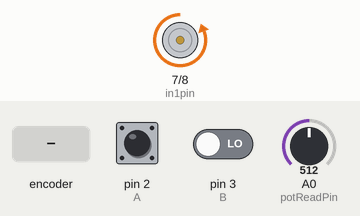
This sketch was run on a simulated Arduino Uno, built with avr-gcc and run on an emulated ATmega328P. On the bench: motor-driver pin pairs drawn as motors (green arrow = first pin HIGH = forward, orange = second pin HIGH = backward, longer = more drive, scaled by the enable pin). The inputs (shaded band) are chosen by the test bench; at power-on: A0 (potReadPin) = 512, pin 2 (A) HIGH, pin 3 (B) LOW.

Above: at 1.2 s.
1.3 s: A0 (potReadPin) set to 306
At 2.5 s:
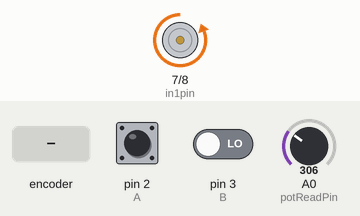
2.8 s: A0 (potReadPin) set to 286
At 3.5 s:
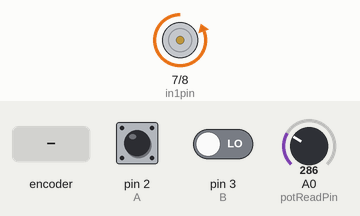
4.3 s: A0 (potReadPin) set to 122
At 4.9 s:
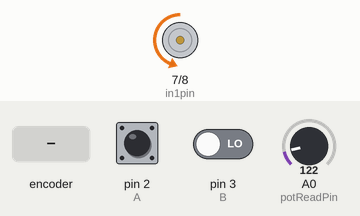
5.8 s: rotary encoder on pin 2 (A) / pin 3 (B) turned 3 steps (first pin leading)
7.9 s: rotary encoder on pin 2 (A) / pin 3 (B) turned 1 step (first pin leading)
At 9.1 s:
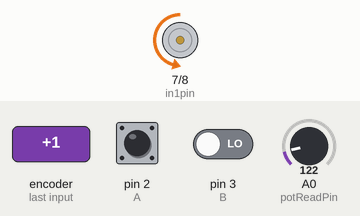
9.6 s: A0 (potReadPin) set to 511
At 10.1 s:
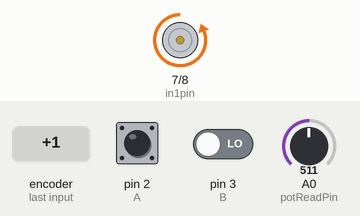
Timing chart, 0 to 12.1 s (numbered marks = the images above; inputs shaded):
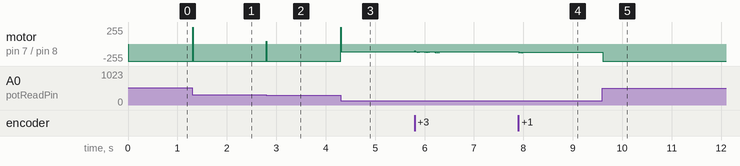

The sketch:

RSA_Lab8_Prelab.ino
```cpp
/* Prelab 08 - Servomotor Position Control
   written by Zooey He and Randall Elkind
   11.06.2019

   The purpose of this program is to track the motor position,
   and use a proportionality constant to move the motor to the
   desired position.
*/


// Declaring Important Pins
const byte A = 2;  //initialize low interrupt pin
const byte B = 3;  //initialize high interrupt pin
const byte enPWMpin = 5;
const byte in1pin = 7;
const byte in2pin = 8;
const byte potReadPin = A0;

// Other Variables
volatile int count = 0; // encoder position           [counts]
float desiredCount = 0; // desired position           [counts]
float error = 0;        // error                      [rad]
float ctrlSig = 0;      // control signal             [V]
const float Kprop = 3;  // Proporationality Constant  [V/rad]
const float KD = 0.5;   // Derivative Constant        [V/(rad/s)]
const int deltaT = 10;  // loop delay                 [ms]

unsigned long previousTime = millis();
float prevError = 0;

void setup() {
  Serial.begin(9600);
  //declare pins for input and output
  pinMode(A, INPUT);
  pinMode(B, INPUT);
  pinMode(enPWMpin, OUTPUT);
  pinMode(in1pin, OUTPUT);
  pinMode(in2pin, OUTPUT);
  pinMode(potReadPin, INPUT);

  //Initialize the direction of motor spin
  digitalWrite(in1pin, HIGH);
  digitalWrite(in2pin, LOW);

  //Set interrupts calling switchLED function and to trigger when falling
  attachInterrupt(0, chB, CHANGE);
  attachInterrupt(1, chA, CHANGE);
}

void loop() {
  // Gets the desired count from potentiometer and calculates error and derivative error
  desiredCount = analogRead(potReadPin) / 1023.0 * 1632.0;
  error = (count - desiredCount) / 1632.0 * 2 * PI;
  float errDeriv = (error-prevError)/deltaT * 1000.0;

  // Creates the control signal from Kprop and KD, then writes the direction
  ctrlSig = Kprop * error + KD * errDeriv;
  if (ctrlSig > 0) {
    digitalWrite(in1pin, HIGH);
    digitalWrite(in2pin, LOW);
  } else if (ctrlSig < 0) {
    digitalWrite(in1pin, LOW);
    digitalWrite(in2pin, HIGH);
  }

  // Writes a PWM to the enable pin of the H-Bridge
  unsigned int enPWMvalue = (int)constrain(abs(ctrlSig / 5 * 255), 0, 255);
  //Serial.println(enPWMvalue);
  analogWrite(enPWMpin, enPWMvalue);

  // Regulates the loop rate
  while (millis() - previousTime < deltaT) {}
  previousTime = millis();


  prevError = error;
}

// Interrupt functions for keeping track of the encoder
void chA () {
  if (digitalRead(A) != digitalRead(B)) {
    count++;
  }
  else {
    count--;
  }
}

void chB () {
  if (digitalRead(A) == digitalRead(B)) {
    count++;
  }
  else {
    count--;
  }
}
```

Measured:
- after the input at 1.3 s, motor on pin 7 (in1pin) / pin 8 (in2pin): backward 255/255 → forward 255/255 at once, → backward 255/255 0.01 s later
- after the input at 2.8 s, motor on pin 7 (in1pin) / pin 8 (in2pin): backward 255/255 → forward 44/255 at once, → backward 255/255 0.01 s later
- after the input at 4.3 s, motor on pin 7 (in1pin) / pin 8 (in2pin): backward 255/255 → backward 114/255 at once
- after the input at 7.9 s, motor on pin 7 (in1pin) / pin 8 (in2pin): backward 119/255 → backward 122/255 at once
- after the input at 9.6 s, motor on pin 7 (in1pin) / pin 8 (in2pin): backward 122/255 → backward 255/255 at once
